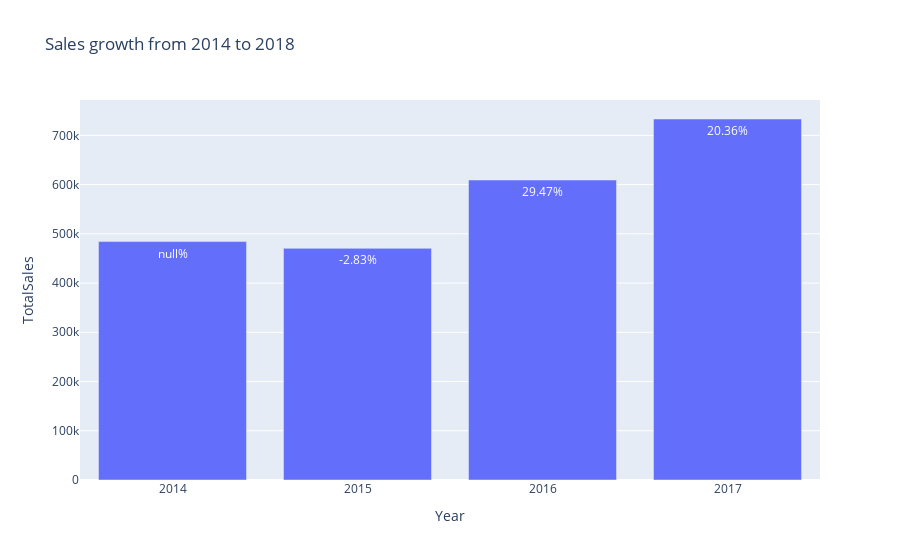

The notebook cell saved with this chart:
### Markdown cell above
## Analysis of Temporal Trends:
### How do sales and Profits evolve from year to year?

### Code cell
sales_years = '''   
                    SELECT 
                        STRFTIME('%Y', OrderDate)'Year', 
                        ROUND(SUM(Sales), 2)'TotalSales'
                    FROM Orders_details
                    GROUP BY Year;
                '''
                
df = sql_to_dataframe(sales_years)



df['sales_variation_rate'] = round((df['TotalSales'].pct_change()) * 100, 2)

display(df)

fig = px.bar(df, x='Year', y='TotalSales', text='sales_variation_rate',
             title='Sales growth from 2014 to 2018')
# Add percentage to the hover text
fig.update_traces(texttemplate='%{text}%')
fig.show()

### Figure 1 — Plotly figure (JSON) as saved in the notebook; plotly's stock layout.template omitted (floating-point values rounded to 4 significant figures)
{"data": [{"alignmentgroup": "True", "hovertemplate": "Year=%{x}<br>TotalSales=%{y}<br>sales_variation_rate=%{text}<extra></extra>", "legendgroup": "", "marker": {"color": "#636efa", "pattern": {"shape": ""}}, "name": "", "offsetgroup": "", "orientation": "v", "showlegend": false, "text": [null, -2.83, 29.47, 20.36], "textposition": "auto", "texttemplate": "%{text}%", "type": "bar", "x": ["2014", "2015", "2016", "2017"], "xaxis": "x", "y": [484200.0, 470500.0, 609200.0, 733200.0], "yaxis": "y"}], "layout": {"barmode": "relative", "legend": {"tracegroupgap": 0}, "title": {"text": "Sales growth from 2014 to 2018"}, "xaxis": {"anchor": "y", "domain": [0, 1], "title": {"text": "Year"}}, "yaxis": {"anchor": "x", "domain": [0, 1], "title": {"text": "TotalSales"}}}}
